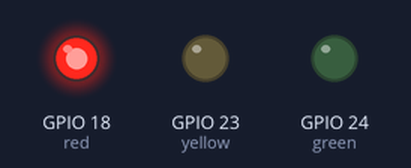
Simulated run of this program. Board: Raspberry Pi (BCM pin numbers). On the bench: output pins drawn as LEDs (lit = HIGH). At 28.0 s the program stops and its outputs stay as they are.

Above: at 0.1 s.
At 2.1 s:
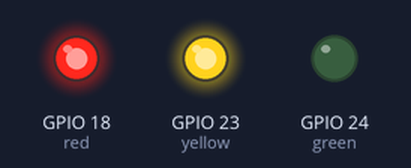
At 6.1 s:
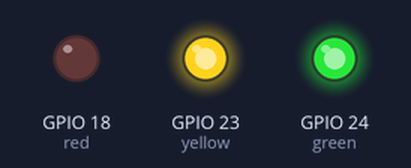
At 8.1 s:
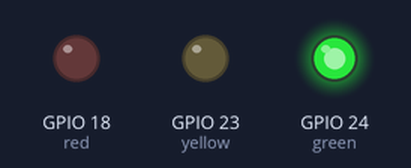
At 12.1 s:
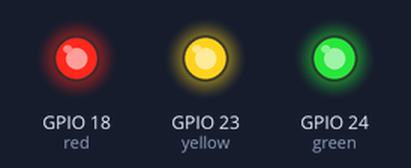
At 27.1 s:
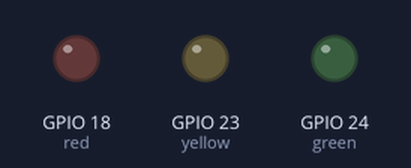
Timing chart, 0 to 28.6 s (numbered marks = the images above):
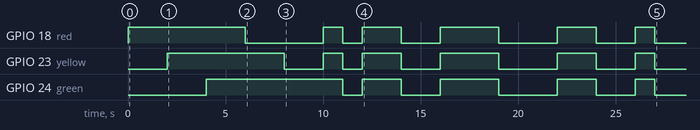

Measured:
- by itself, GPIO 18 (red): LOW → HIGH at 0.00 s, → LOW 6.0 s later, → HIGH 4.0 s later, → LOW 1.0 s later, … (12 changes in this stretch)
- by itself, GPIO 23 (yellow): LOW → HIGH at 2.0 s, → LOW 6.0 s later, → HIGH 2.0 s later, → LOW 1.0 s later, … (12 changes in this stretch)
- by itself, GPIO 24 (green): LOW → HIGH at 4.0 s, → LOW 7.0 s later, → HIGH 1.0 s later, → LOW 2.0 s later, … (10 changes in this stretch)

The program:

remote-led.py
```python
from gpiozero import LED
from gpiozero.pins.pigpio import PiGPIOFactory
from time import sleep

factory = PiGPIOFactory(host='192.168.0.122')
red = LED(18, pin_factory=factory)

# 18
# 23
# 24

# led.on()
# sleep(1)
# led.off()
# sleep(1)

yellow = LED(23, pin_factory=factory)
green = LED(24, pin_factory=factory)
red.on()
sleep(2)
yellow.on()
sleep(2)
green.on()
sleep(2)
red.off()
sleep(2)
yellow.off()
sleep(2)
green.off()

array = [1, 2, 3, 2, 1]
for a in array:
    red.on()
    yellow.on()
    green.on()
    sleep(a)
    red.off()
    yellow.off()
    green.off()
    sleep(a)
```
